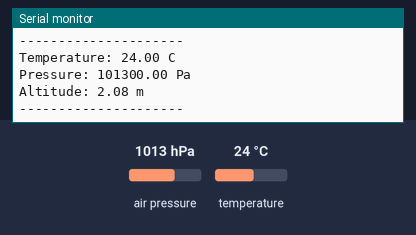
Simulated run of this sketch. Board: ESP32. On the bench: the last lines printed to the serial monitor. The test bench sets the inputs (shaded band); at power-on: air pressure 1013 hPa, temperature 24 °C.

Above: at 2.2 s.
2.3 s: air pressure set to 952 hPa
At 3.6 s:
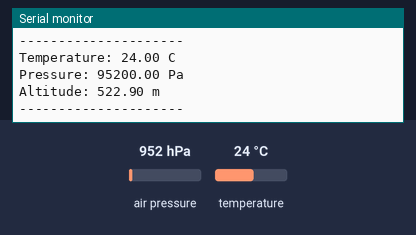
3.8 s: temperature set to 12 °C
5.3 s: air pressure set to 975 hPa
At 6.8 s:
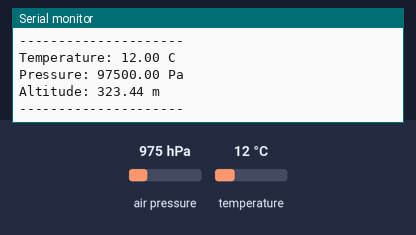
Timing chart, 0 to 8.3 s (numbered marks = the images above; inputs shaded):
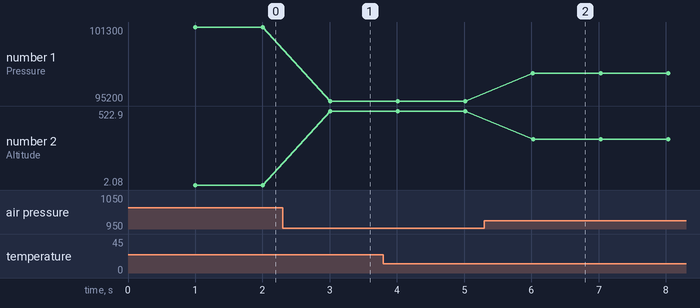

The sketch:

GY-63.ino
```cpp
#include <Wire.h>
#include <MS5611.h>

MS5611 ms5611(0x77);   // try 0x76 if this one doesn't work

void setup() {
  Serial.begin(115200);
  delay(1000);

  // ESP32 I2C pins
  Wire.begin(21, 22);

  if (!ms5611.begin()) {
    Serial.println("MS5611 / GY-63 not found. Check wiring and I2C address.");
    while (1) {
      delay(1000);
    }
  }

  Serial.println("GY-63 (MS5611) found!");
}

void loop() {
  // Read sensor
  int result = ms5611.read();

  if (result != MS5611_READ_OK) {
    Serial.print("Read error: ");
    Serial.println(result);
    delay(1000);
    return;
  }

  float temperatureC = ms5611.getTemperature();
  float pressurePa   = ms5611.getPressure();

  // Approx altitude from sea-level pressure
  const float seaLevelPressure = 101325.0; // Pa
  float altitudeM = 44330.0 * (1.0 - pow(pressurePa / seaLevelPressure, 0.1903));

  Serial.print("Temperature: ");
  Serial.print(temperatureC, 2);
  Serial.println(" C");

  Serial.print("Pressure: ");
  Serial.print(pressurePa, 2);
  Serial.println(" Pa");

  Serial.print("Altitude: ");
  Serial.print(altitudeM, 2);
  Serial.println(" m");

  Serial.println("---------------------");
  delay(1000);
}
```

Measured:
- after the input at 2.3 s, the serial monitor: prints a new line after 0.71 s (image 1)
- after the input at 5.3 s, the serial monitor: prints a new line after 0.72 s (image 2)
- plotted number 1: 101300 → 95200 after the input at 2.3 s, 95200 → 97500 after the input at 5.3 s
- plotted number 2: 2.08 → 522.9 after the input at 2.3 s, 522.9 → 323.44 after the input at 5.3 s
